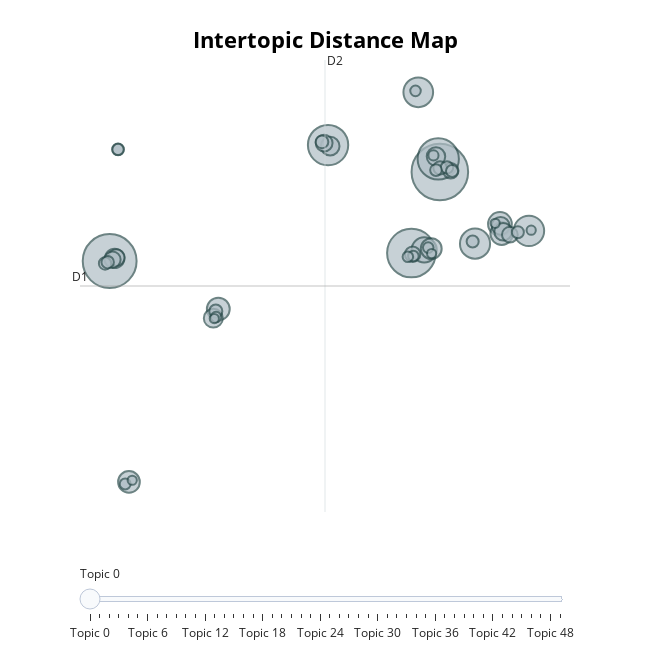
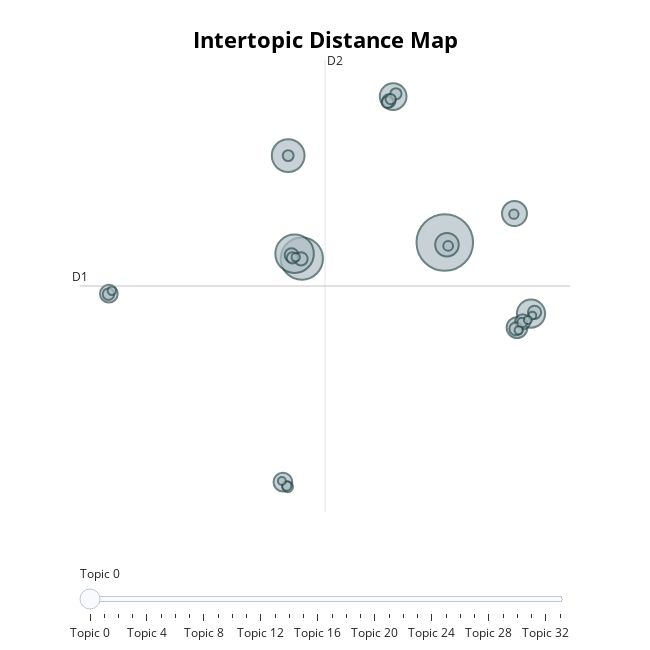

The notebook cell saved with these charts, in order:
### Markdown cell above
## Visualisation all Topics

### Code cell
# Generate Intertopic Distance Map for Positive Reviews
print("Generating Intertopic Distance Map for Positive Reviews...")
positive_map = positive_topic_model.visualize_topics()
positive_map.show()  

# Generate Intertopic Distance Map for Negative Reviews
print("Generating Intertopic Distance Map for Negative Reviews...")
negative_map = negative_topic_model.visualize_topics()
negative_map.show()
